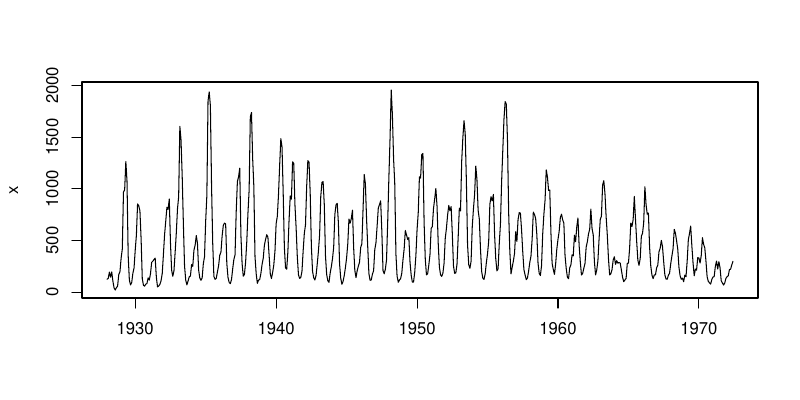

Write R code to recreate this figure.
# Reported monthly cases of mumps, 1928-1972 New York City

x<-ts(scan("mumps.dat"),start=1928,freq=12)
pdf(file="mumps.pdf",width=8,height=4)
plot(x,xlab="") #, ylab="Monthly cases of mumps")
dev.off()

pdf(file="mumps-spec.pdf",width=8,height=4)
#spectrum(x) #,main="Monthly mumps in NYC")
spectrum(x,spans=c(3,5,7),main="",sub="",ylim=c(0.8e2,1e6))
text(0,1e5,"(1)")
text(0.35,1.3e5,"(2)")
text(1,5.5e5,"(3)")
text(1.35,3.5e4,"(4)")
text(2,2.5e4,"(5)")
#,main="monthly mumps in NYC")
#dev.copy2eps(file="mumps-spec.eps")
dev.off()

#spectrum(x,method="ar",main="monthly mumps in NYC")

#acf(x)

#arima

aic.table<-function(dat,I=0,Nar=3,Nma=3,...){
 aic<-matrix(NA,Nar+1,Nma+1)
 for(i in 0:Nar){
  for(j in 0:Nma){ 
    if(i+j != 0){
      aic[i+1,j+1]<-(arima(dat,
        order=c(i,I,j),...))$aic}
  }
 }
 aic
}
#aic.table(x,seasonal=c(1,1,1),Nar=4,Nma=4) 

# (aic<-aic.table(log(x),seasonal=c(0,1,1),Nar=4,Nma=4) )
#          [,1]      [,2]      [,3]       [,4]      [,5]
#[1,]        NA  312.7628   92.7453  -42.91403 -131.8598
#[2,] -213.9453 -211.9458 -224.4315 -227.35447 -225.5215
#[3,] -211.9459 -212.5350 -236.8260 -223.70594 -224.7305
#[4,] -224.9618 -237.9834 -236.1537 -234.41349 -232.4061
#[5,] -229.8224 -221.1222 -236.4941 -235.21621 -239.7320

M1=arima(x,order=c(3,0,0),seasonal=c(0,1,1))
#spectrum(resid(M1),method="ar")
#cpgram(resid(M1))

pdf(file="m1-resid.pdf",width=5,height=5)
acf(resid(M1))
text(0.5,0.85,"(a1)",cex=2)
dev.off()

pdf(file="m1-qq.pdf",width=5,height=5)
qqnorm(resid(M1))
text(-1.8,500,"(a2)",cex=2)
dev.off()

pdf(file="m1-resid2.pdf",width=5,height=5)
acf(abs(resid(M1)))
text(0.5,0.85,"(a3)",cex=2)
dev.off()

M2<-arima(log(x),order=c(3,0,0),seasonal=c(0,1,1))
#spectrum(resid(M2),method="ar")
#cpgram(resid(M2))

pdf(file="m2-resid.pdf",width=5,height=5)
acf(resid(M2))
text(0.5,0.85,"(b1)",cex=2)
dev.off()

pdf(file="m2-qq.pdf",width=5,height=5)
qqnorm(resid(M2))
text(-1.8,0.35,"(b2)",cex=2)
dev.off()

pdf(file="m2-resid2.pdf",width=5,height=5)
acf(abs(resid(M2)))
text(0.5,0.85,"(b3)",cex=2)
dev.off()


(m3<-arima(log(x),order=c(3,0,0),seasonal=c(1,1,1)))

matplot(matrix(x[1:528],nr=12),ty="l",lty=1)


